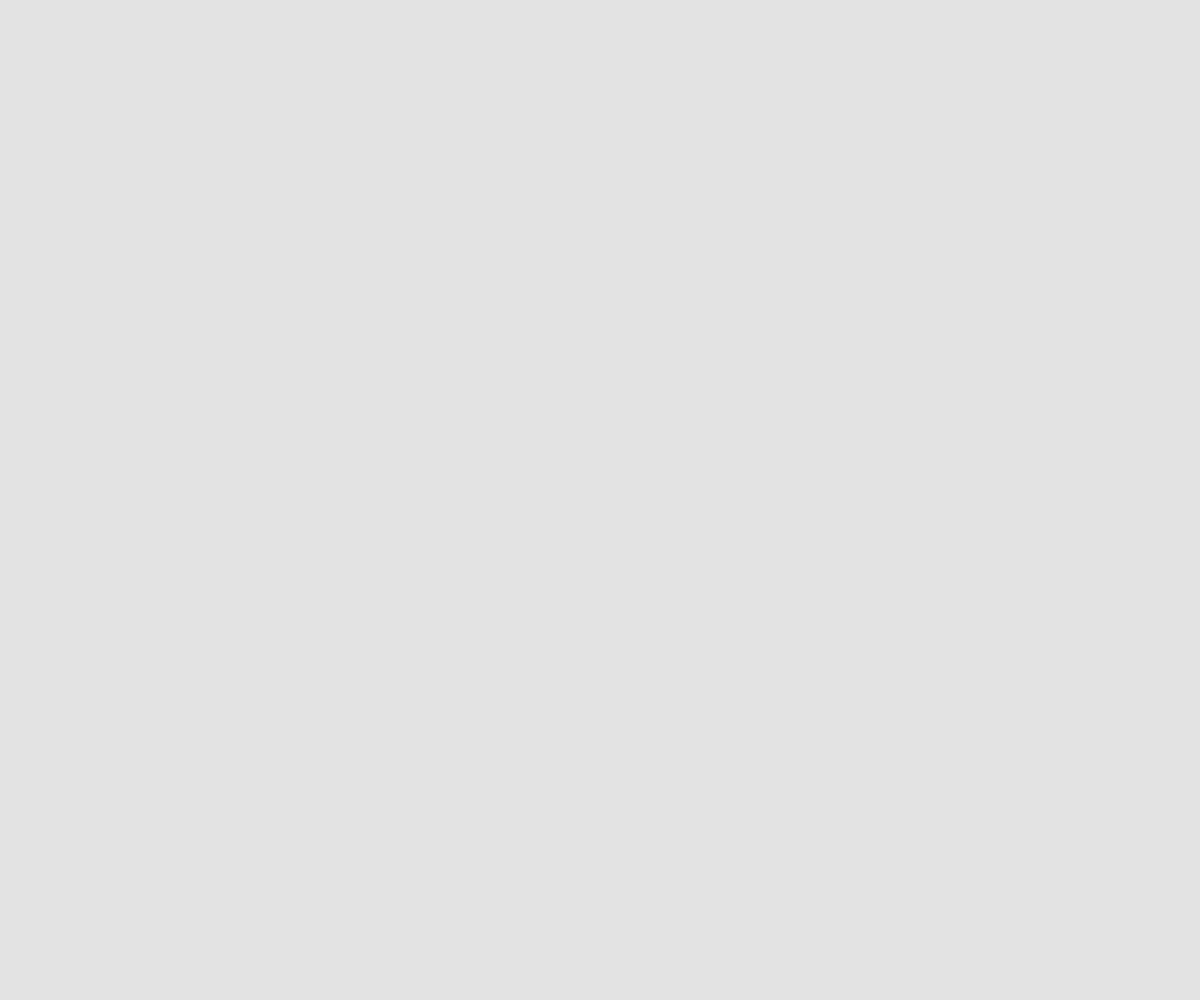
Frame 1 (no input)
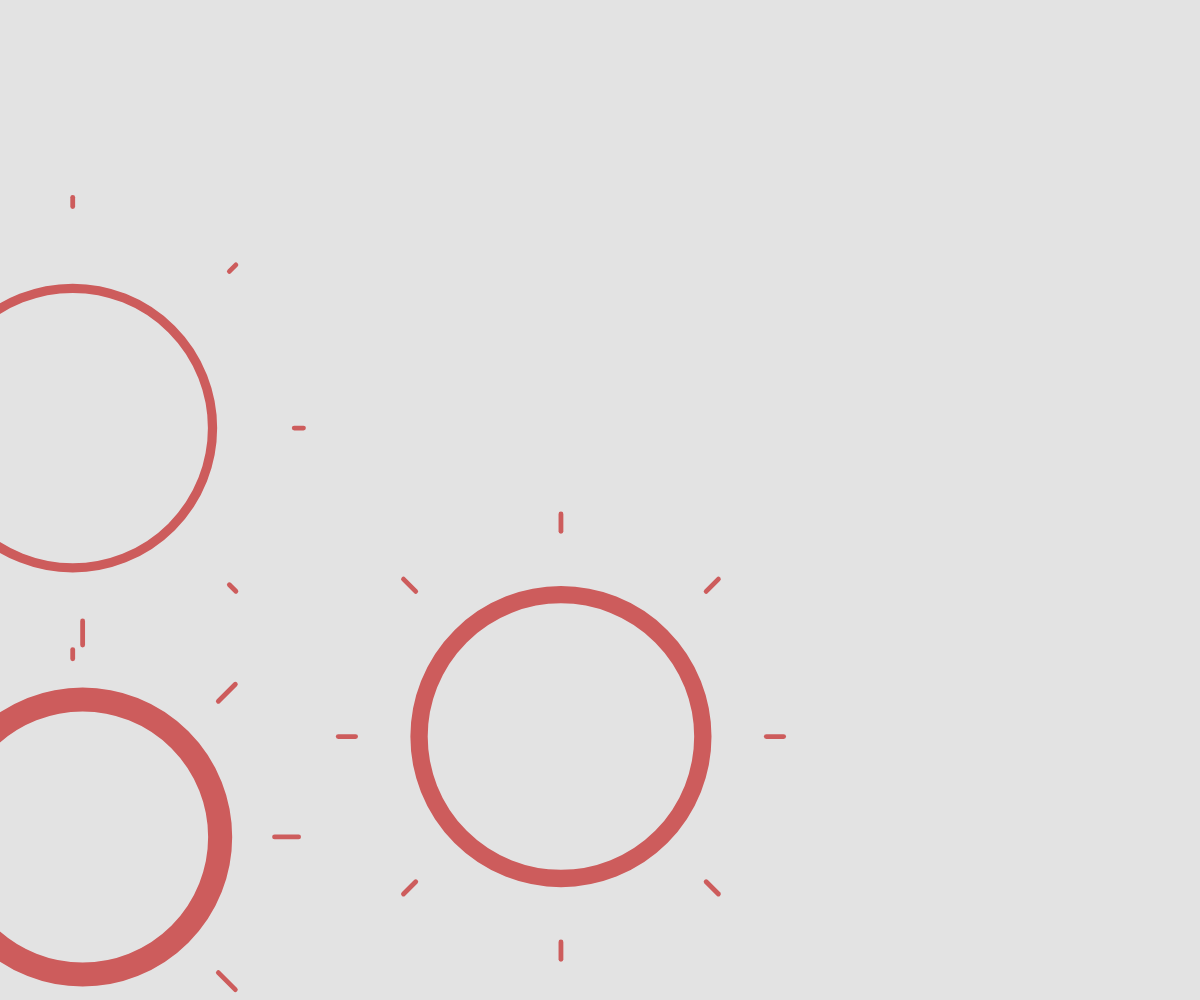
Frame 60 (no input)
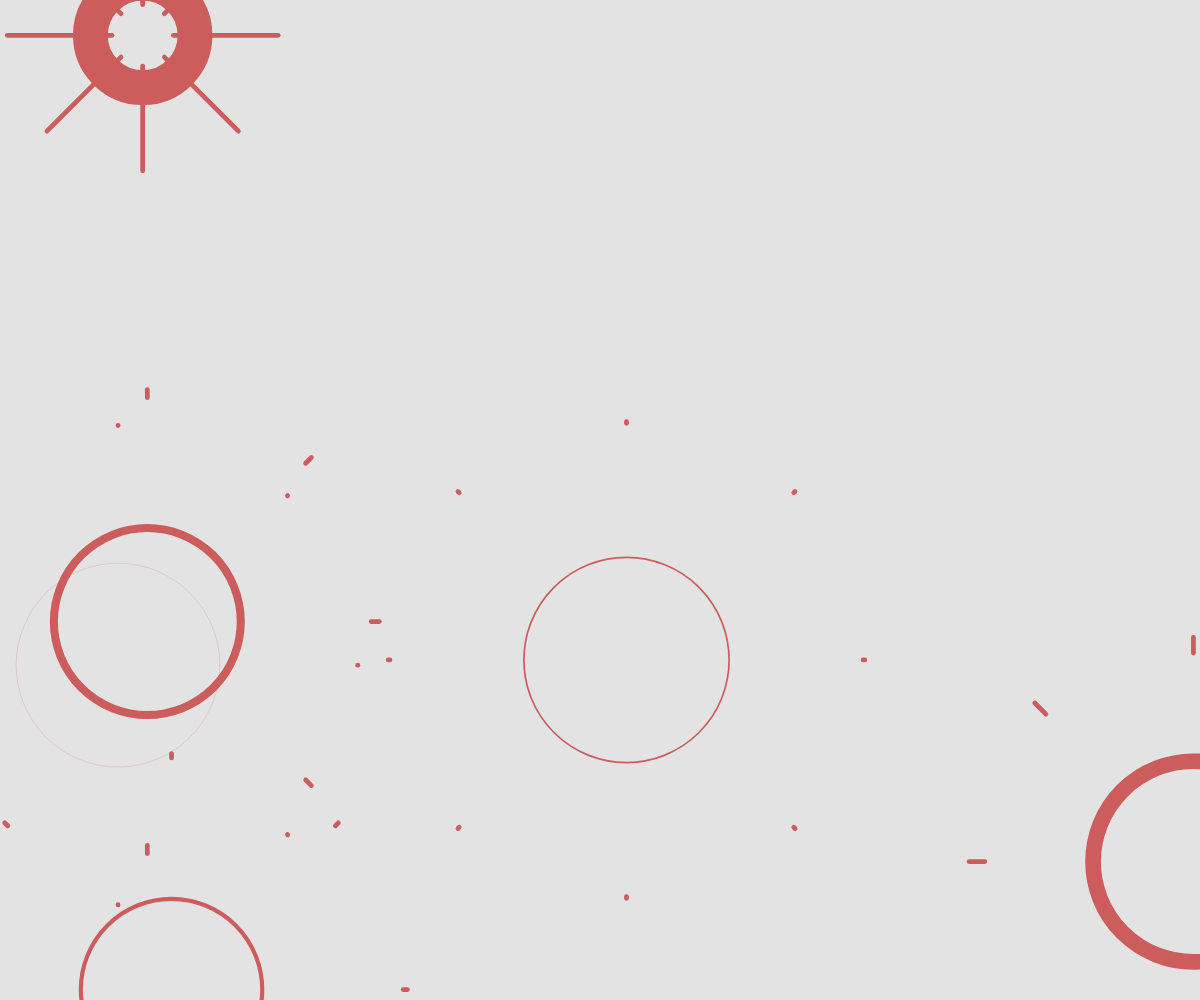
Frame 120 (the mouse pressed at the canvas centre since frame 60)

The p5.js sketch that drew these frames (run headless with seeded random() and noise() and a simulated clock; from frame 60 on, the mouse is pressed at the canvas centre):

// p5.js sketch
// ── sketch.js
const G = {
    SPAWN_COOLDOWN_MIN: 5,
    SPAWN_COOLDOWN_MAX: 15,
    EXPLOSION_LIFETIME_MIN: 20,
    EXPLOSION_LIFETIME_MAX: 90,
    EXPLOSION_SIZE_INIT: 0.05,
    EXPLOSION_SIZE_FINAL_MIN: 0.1,
    EXPLOSION_SIZE_FINAL_MAX: 0.3,
    EXPLOSION_WEIGHT_INIT: 0.2,
    EXPLOSION_WEIGHT_FINAL: 0,
    SPLASH_DIST_INIT: 0.0001,
    SPLASH_DIST_FINAL: 0.2,
    SPLASH_LENGTH_INIT: 0.1,
    SPLASH_LENGTH_FINAL: 0.0,
};
/** @type {number} */
let size;

/**
 * @typedef {{
 * pos: import("p5").Vector,
 * size_init: number,
 * size_final: number,
 * lifetime: number,
 * lifetime_init: number
 * }} Explosion
 */

/** @type { Explosion [] } */
let explosions;

/** @type { number } */
let spawnCooldown;

function setup() {
    size = (windowWidth > windowHeight) ? windowWidth : windowHeight;
    
    explosions = [];

    spawnCooldown = random(G.SPAWN_COOLDOWN_MIN, G.SPAWN_COOLDOWN_MAX);

    createCanvas(windowWidth, windowHeight);
}

function draw() {

    background(227);

    spawnCooldown--;
    if (spawnCooldown <= 0) {

        const lifetime = random(G.EXPLOSION_LIFETIME_MIN, G.EXPLOSION_LIFETIME_MAX);

        explosions.push({
            pos: createVector(random(windowWidth), random(windowHeight)),
            size_init: size * 0.001,
            size_final: size * random(G.EXPLOSION_SIZE_FINAL_MIN, G.EXPLOSION_SIZE_FINAL_MAX),
            lifetime: lifetime,
            lifetime_init: lifetime
        });
        spawnCooldown = random(G.SPAWN_COOLDOWN_MIN, G.SPAWN_COOLDOWN_MAX);
    }

    
    stroke('#CD5C5C');
    noFill();
    explosions.forEach(e => {
        e.lifetime--;
        const progress = (e.lifetime_init - e.lifetime)/e.lifetime_init;
        const eSize = e.size_init + (e.size_final - e.size_init) * easeFunc(progress);
        const weight = G.EXPLOSION_WEIGHT_INIT +
            (G.EXPLOSION_WEIGHT_FINAL - G.EXPLOSION_WEIGHT_INIT) * easeFunc(progress);

        strokeWeight(size * weight * 0.5);
        arc(e.pos.x, e.pos.y, eSize, eSize, 0, TWO_PI);

        for (let i = 0; i < 8; i++) {

            strokeWeight(size * 0.004);

            const angle = i * PI/4;
            const dist = (G.SPLASH_DIST_INIT +
                (G.SPLASH_DIST_FINAL - G.SPLASH_DIST_INIT)
                * easeFunc(progress)) * size;
            const length = (G.SPLASH_LENGTH_INIT +
                (G.SPLASH_LENGTH_FINAL - G.SPLASH_LENGTH_INIT)
                * easeFunc(progress)) * size;

            const x1 = e.pos.x + dist*cos(angle);
            const y1 = e.pos.y + dist*sin(angle);

            const x2 = x1 + length*cos(angle);
            const y2 = y1 + length*sin(angle);

            line(x1, y1, x2, y2);
        }
    });

    explosions = explosions.filter(e => e.lifetime > 3);
}

/**
 * @param {number} x 
 * @returns {number}
 */
function easeFunc(x) {

    // easeOutCirc
    // return sqrt(1 - pow(x - 1, 2));

    // easeInOutExpo
    // return x === 0
    // ? 0
    // : x === 1
    // ? 1
    // : x < 0.5 ? pow(2, 20 * x - 10) / 2
    // : (2 - pow(2, -20 * x + 10)) / 2;

    // easeOutExpo
    return x === 1 ? 1 : 1 - pow(2, -10 * x);

    // easeOutSine
    // return sin((x * PI) / 2);

    // easeOutQuad
    // return 1 - pow(1 - x, 4);

    // easeOutCubic
    // return 1 - pow(1 - x, 3);
}
